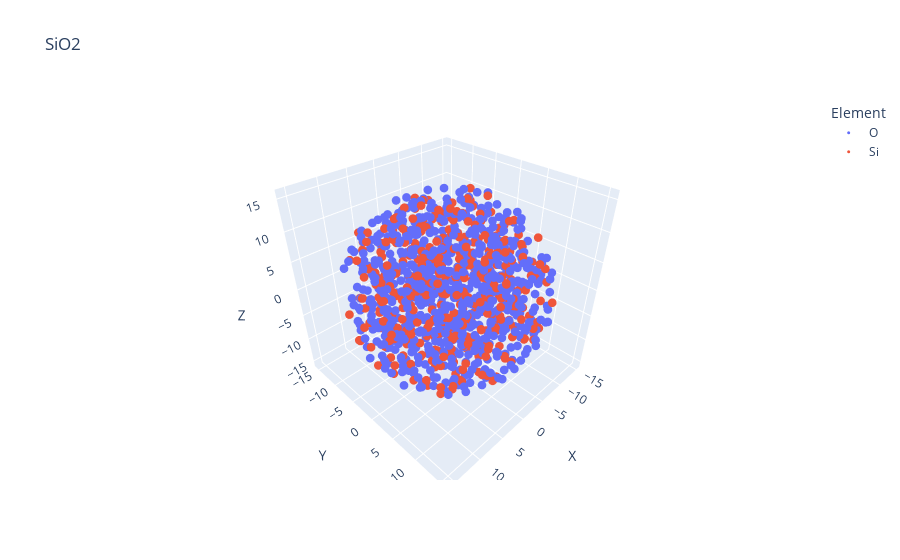

Notebook code cell kept with this figure:
### Code cell
# reduce the number of points by only keeping atoms
# within a certain distance of the origin
df['Distance'] = (df['X']**2 + df['Y']**2 + df['Z']**2)**0.5
df = df[df['Distance'] < 16].reset_index(drop=True)
print(f"Number of rows: {len(df)}, number of silicon atoms: {len(df[df['Element'] == 'Si'])}, number of oxygen atoms: {len(df[df['Element'] == 'O'])}")
# use plotly to visualize the data. Oxygen atoms are red, silicon atoms are blue
import plotly.express as px
fig = px.scatter_3d(df, x='X', y='Y', z='Z', color='Element', title='SiO2')
fig.update_traces(marker_size = 3)
fig.show()

### Figure 1 — Plotly figure (JSON) as saved in the notebook; plotly's stock layout.template omitted (floating-point values rounded to 4 significant figures; data arrays with more than 128 entries replaced by an {"elided": "..."} marker saying what was removed)
{"data": [{"hovertemplate": "Element=O<br>X=%{x}<br>Y=%{y}<br>Z=%{z}<extra></extra>", "legendgroup": "O", "marker": {"color": "#636efa", "size": 3, "symbol": "circle"}, "mode": "markers", "name": "O", "scene": "scene", "showlegend": true, "type": "scatter3d", "x": {"elided": "757 float values"}, "y": {"elided": "757 float values"}, "z": {"elided": "757 float values"}}, {"hovertemplate": "Element=Si<br>X=%{x}<br>Y=%{y}<br>Z=%{z}<extra></extra>", "legendgroup": "Si", "marker": {"color": "#EF553B", "size": 3, "symbol": "circle"}, "mode": "markers", "name": "Si", "scene": "scene", "showlegend": true, "type": "scatter3d", "x": {"elided": "373 float values"}, "y": {"elided": "373 float values"}, "z": {"elided": "373 float values"}}], "layout": {"legend": {"title": {"text": "Element"}, "tracegroupgap": 0}, "scene": {"domain": {"x": [0, 1], "y": [0, 1]}, "xaxis": {"title": {"text": "X"}}, "yaxis": {"title": {"text": "Y"}}, "zaxis": {"title": {"text": "Z"}}}, "title": {"text": "SiO2"}}}
